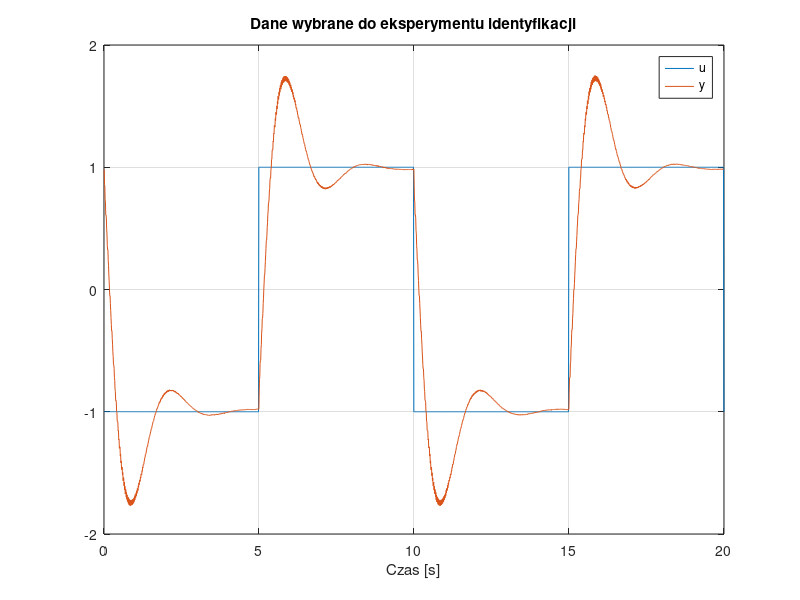

Here is the MATLAB script that generated this plot:
clear all;
load('dane.mat')
u_ = u(1001:end);
y_ = y(1001:end);
t_ = t(1:(end-1000));
plot(t_,u_);
hold on
plot(t_,y_);
legend('u','y')
xlabel('Czas [s]')
grid on
title('Dane wybrane do eksperymentu identyfikacji')